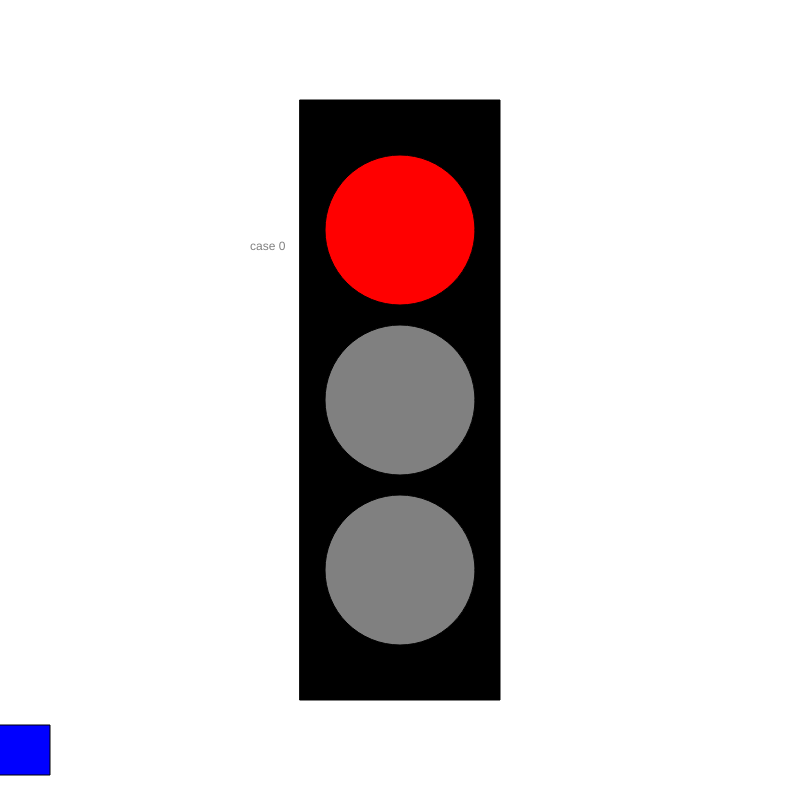
Frame 1 (no input)
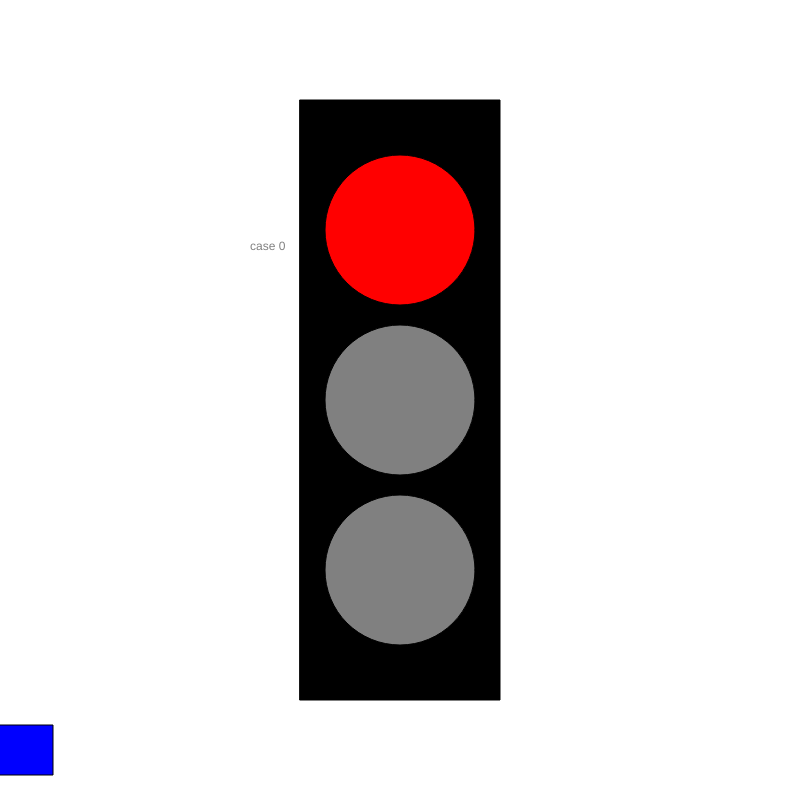
Frame 60 (no input)
Frame 120 (the mouse pressed at the canvas centre since frame 60): identical to frame 60, image omitted

The p5.js sketch that drew these frames (run headless with seeded random() and noise() and a simulated clock; from frame 60 on, the mouse is pressed at the canvas centre):

// p5.js sketch
// ── sketch.js
let state = 0;
let timer = 0;
let x = 0;
let velor = 3

function setup() {
  createCanvas(800, 800);
  rectMode(CENTER)
}

function draw() {
  background("white");
  fill('black')
  rect(width / 2, height / 2, 200, 600);
  timer++;
  if (timer > 3 * 60) {
    timer = 0;
    state++;
    if (state > 2) {
      state = 0;
    }
  }

  fill("blue");
  rect(x, height - 50, 100, 50)
  x = x + velor
  if (x > width) {
    x = 0;
  }

  switch (state) {
    case 0: //red light
      fill("red");
      velor = 0

      ellipse(width / 2, height / 2 - 170, 150, 150);
      fill("gray")
      ellipse(width / 2, height / 2, 150, 150);
      ellipse(width / 2, height / 2 + 170, 150, 150);
      text("case 0", 250, 250);
      break;
    case 1:
      fill("gray");

      velor = 10

      ellipse(width / 2, height / 2 - 170, 150, 150);
      fill("gray")
      ellipse(width / 2, height / 2, 150, 150);
      fill("green")
      ellipse(width / 2, height / 2 + 170, 150, 150);
      text("case 1", 250, 250);
      break;
    case 2:

      text("case 2", 250, 250);

      velor = 15

      fill("gray");
      ellipse(width / 2, height / 2 - 170, 150, 150);
      fill("yellow")
      ellipse(width / 2, height / 2, 150, 150);
      fill("gray")
      ellipse(width / 2, height / 2 + 170, 150, 150);
      text("case 1", 250, 250);
      break;

  }
}
